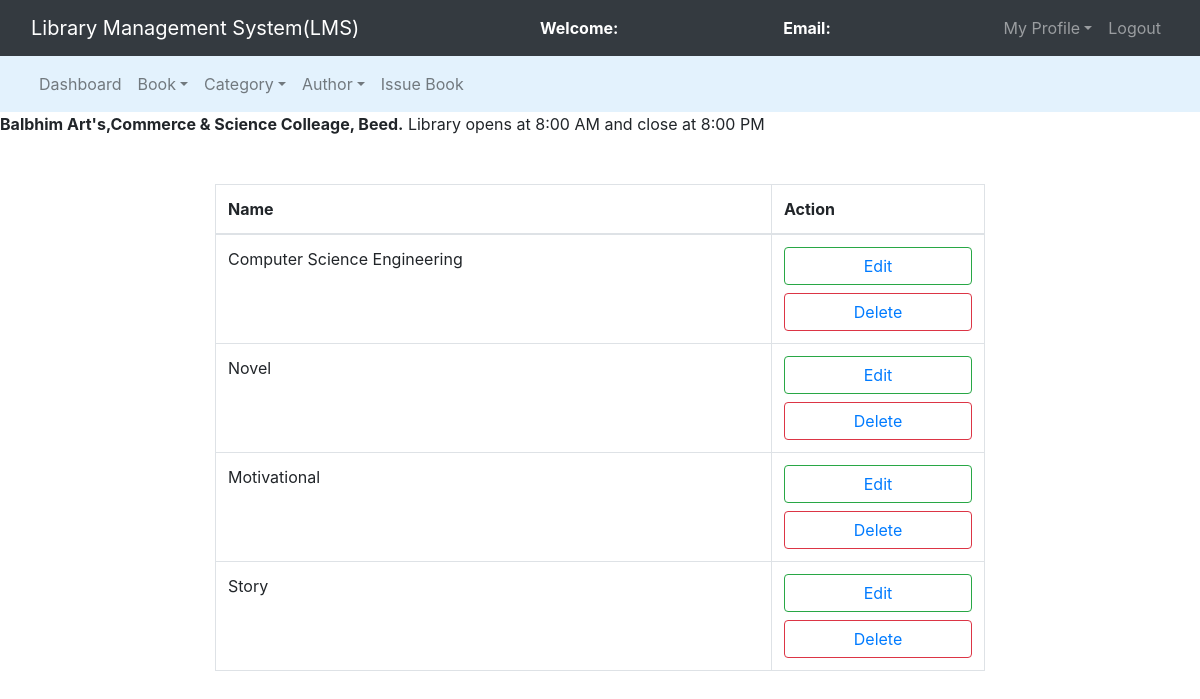
/admin/manage_cat.php, run on an earlier commit of the app's database.
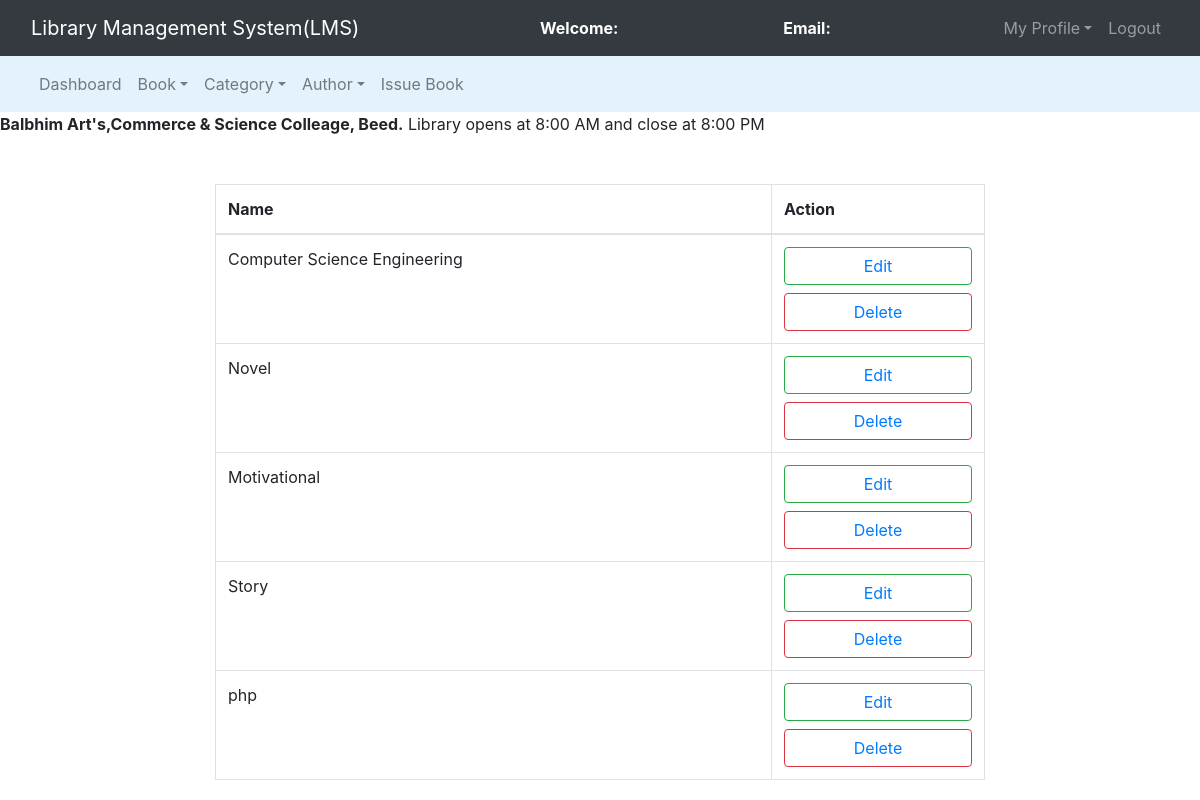
And on a later commit of the database.
### tables this page shows
CREATE TABLE `category` (
  `cat_id` int(11) NOT NULL,
  `cat_name` varchar(100) NOT NULL
);

### admin/manage_cat.php (the view, shortened to what this page needs)
<?php
	include 'db_connect.php';
?>
<!DOCTYPE html>
<html>
<head>
	<link rel="stylesheet" type="text/css" href="../bootstrap-4.4.1/css/bootstrap.min.css">
</head>
<body>
	<nav class="navbar navbar-expand-lg navbar-dark bg-dark">
		<div class="container-fluid">
			<div class="navbar-header">
				<a class="navbar-brand" href="index.php">Library Management System(LMS)</a>
			</div>
			<font style="color: white"><span><strong>Welcome: <?php echo $_SESSION['name'];?></strong></span></font>
			<font style="color: white"><span><strong>Email: <?php echo $_SESSION['email'];?></strong></span></font>
			<ul class="nav navbar-nav navbar-right">
				<li class="nav-item dropdown">
					<a class="nav-link dropdown-toggle" data-toggle="dropdown">My Profile</a>
				</li>
				<li class="nav-item"><a class="nav-link" href="../logout.php">Logout</a></li>
			</ul>
		</div>
	</nav>
<nav class="navbar navbar-expand-lg navbar-light" style="background-color: #e3f2fd">
	<div class="container-fluid">
		<ul class="nav navbar-nav navbar-center">
			<li class="nav-item">
				<a href="admin_dashboard.php" class="nav-link">Dashboard</a>
			</li>
			<li class="nav-item dropdown">
				<a class="nav-link dropdown-toggle" data-toggle="dropdown">Book</a>
			</li>
			<li class="nav-item dropdown">
				<a class="nav-link dropdown-toggle" data-toggle="dropdown">Category</a>
			</li>
			<li class="nav-item dropdown">
				<a class="nav-link dropdown-toggle" data-toggle="dropdown">Author</a>
			</li>
			<li class="nav-item">
				<a href="issue_book.php" class="nav-link">Issue Book</a>
			</li>
		</ul>
	</div>
</nav>
	<span><marquee><b>Balbhim Art's,Commerce & Science Colleage, Beed.</b> Library opens at 8:00 AM and close at 8:00 PM</marquee></span><br><br>
	<div class="container-fluid">
		<div class="row">
		<div class="col-md-2"></div>
		<div class="col-md-8">
			<table class="table table-bordered table-hover">
				<thead>
					<tr>
						<th>Name</th>
						<th>Action</th>
					</tr>
				</thead>
				<?php
					$query = "select * from category";
					$query_run = mysqli_query($connection,$query);
					while($row = mysqli_fetch_assoc($query_run)){
						?>
						<tr>
							<td><?php echo $row['cat_name'];?></td>
							<td>
								<button class="btn btn-block btn-outline-success" name=""><a href="edit_cat.php?cid=<?php echo $row['cat_id'];?>">Edit</a></button>
								<button class="btn btn-block btn-outline-danger" name=""><a href="delete_cat.php?cid=<?php echo $row['cat_id'];?>">Delete</a></button>
							</td>
						</tr>
						<?php
					}
				?>
			</table>
		</div>
		<div class="col-md-2"></div>
	</div>
</body>
</html>

What changed in the data, as far as the page shows it:
added category: cat_name "php"
